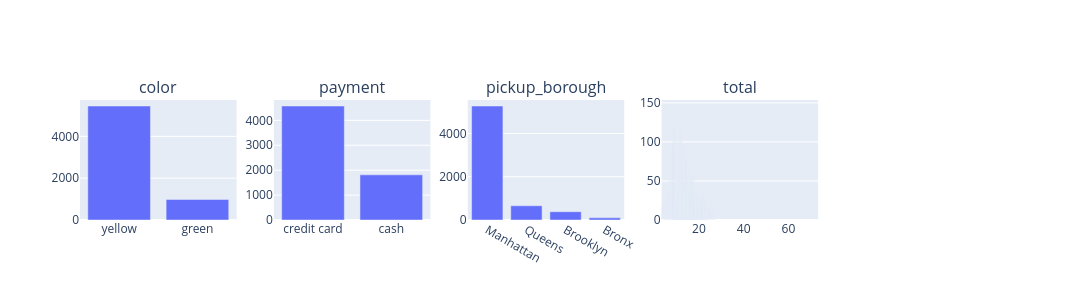

Notebook source saved alongside this figure:
### Code cell
_df = df[["color","payment","pickup_borough","total"]]
_df
# _=pls.plot_stacked_bars(_df[["color","payment","total"]],)
tbl.describe_df(_df, "taxis")

### Figure 1 — Plotly figure (JSON) as saved in the notebook; plotly's stock layout.template omitted (floating-point values rounded to 4 significant figures)
{"data": [{"hovertemplate": "x=%{x}<br>y=%{y}<extra></extra>", "legendgroup": "", "marker": {"color": "#636efa", "pattern": {"shape": ""}}, "name": "", "orientation": "v", "showlegend": false, "textposition": "auto", "type": "bar", "x": ["yellow", "green"], "xaxis": "x", "y": [5451, 982], "yaxis": "y"}, {"hovertemplate": "x=%{x}<br>y=%{y}<extra></extra>", "legendgroup": "", "marker": {"color": "#636efa", "pattern": {"shape": ""}}, "name": "", "orientation": "v", "showlegend": false, "textposition": "auto", "type": "bar", "x": ["credit card", "cash"], "xaxis": "x2", "y": [4577, 1812], "yaxis": "y2"}, {"hovertemplate": "x=%{x}<br>y=%{y}<extra></extra>", "legendgroup": "", "marker": {"color": "#636efa", "pattern": {"shape": ""}}, "name": "", "orientation": "v", "showlegend": false, "textposition": "auto", "type": "bar", "x": ["Manhattan", "Queens", "Brooklyn", "Bronx"], "xaxis": "x3", "y": [5268, 657, 383, 99], "yaxis": "y3"}, {"hovertemplate": "x=%{x}<br>y=%{y}<extra></extra>", "legendgroup": "", "marker": {"color": "#636efa", "pattern": {"shape": ""}}, "name": "", "orientation": "v", "showlegend": false, "textposition": "auto", "type": "bar", "x": [9.3, 11.3, 11.8, 9.8, 10.3, 8.8, 12.3, 8.3, 10.8, 12.8, 13.8, 7.8, 12.96, 13.3, 7.3, 11.16, 14.8, 14.16, 14.3, 11.76, 13.56, 10.56, 15.8, 12.36, 16.8, 6.8, 15.3, 9.96, 14.76, 17.8, 15.96, 17.3, 16.3, 16.56, 9.36, 12.95, 11.75, 17.76, 18.96, 17.16, 14.75, 5.8, 18.3, 6.3, 18.36, 10.55, 15.36, 19.3, 8.76, 13.55, 12.35, 11.15, 21.8, 20.8, 20.16, 22.8, 18.8, 19.56, 14.15, 15.95, 17.15, 22.56, 20.3, 15.35, 19.8, 9.95, 21.3, 18.35, 21.96, 9.35, 11.0, 20.76, 11.62, 16.55, 12.25, 13.0, 13.5, 21.36, 4.8, 25.8, 22.3, 18.95, 3.3, 26.76, 73.27, 17.75, 5.3, 16.0, 4.3, 23.3, 23.8, 26.8, 19.55, 23.16, 17.25, 10.38, 24.8, 9.75, 20.75, 24.3], "xaxis": "x4", "y": [146, 129, 122, 121, 121, 118, 101, 100, 98, 95, 92, 91, 89, 85, 84, 79, 76, 74, 73, 73, 73, 69, 68, 64, 60, 59, 59, 56, 53, 52, 52, 51, 51, 50, 47, 46, 43, 42, 41, 40, 39, 38, 38, 37, 37, 36, 36, 36, 35, 34, 33, 32, 32, 32, 32, 29, 29, 29, 28, 27, 27, 26, 26, 26, 26, 26, 25, 25, 23, 23, 21, 21, 21, 20, 20, 20, 19, 19, 19, 19, 18, 18, 18, 18, 18, 18, 17, 17, 16, 16, 16, 15, 15, 15, 15, 15, 14, 14, 14, 14], "yaxis": "y4"}], "layout": {"annotations": [{"font": {"size": 16}, "showarrow": false, "text": "color", "x": 0.084, "xanchor": "center", "xref": "paper", "y": 1, "yanchor": "bottom", "yref": "paper"}, {"font": {"size": 16}, "showarrow": false, "text": "payment", "x": 0.292, "xanchor": "center", "xref": "paper", "y": 1, "yanchor": "bottom", "yref": "paper"}, {"font": {"size": 16}, "showarrow": false, "text": "pickup_borough", "x": 0.5, "xanchor": "center", "xref": "paper", "y": 1, "yanchor": "bottom", "yref": "paper"}, {"font": {"size": 16}, "showarrow": false, "text": "total", "x": 0.708, "xanchor": "center", "xref": "paper", "y": 1, "yanchor": "bottom", "yref": "paper"}], "height": 300, "width": 1500, "xaxis": {"anchor": "y", "domain": [0, 0.168]}, "xaxis2": {"anchor": "y2", "domain": [0.208, 0.376]}, "xaxis3": {"anchor": "y3", "domain": [0.416, 0.584]}, "xaxis4": {"anchor": "y4", "domain": [0.624, 0.792]}, "xaxis5": {"anchor": "y5", "domain": [0.832, 1]}, "yaxis": {"anchor": "x", "domain": [0, 1]}, "yaxis2": {"anchor": "x2", "domain": [0, 1]}, "yaxis3": {"anchor": "x3", "domain": [0, 1]}, "yaxis4": {"anchor": "x4", "domain": [0, 1]}, "yaxis5": {"anchor": "x5", "domain": [0, 1]}}}
